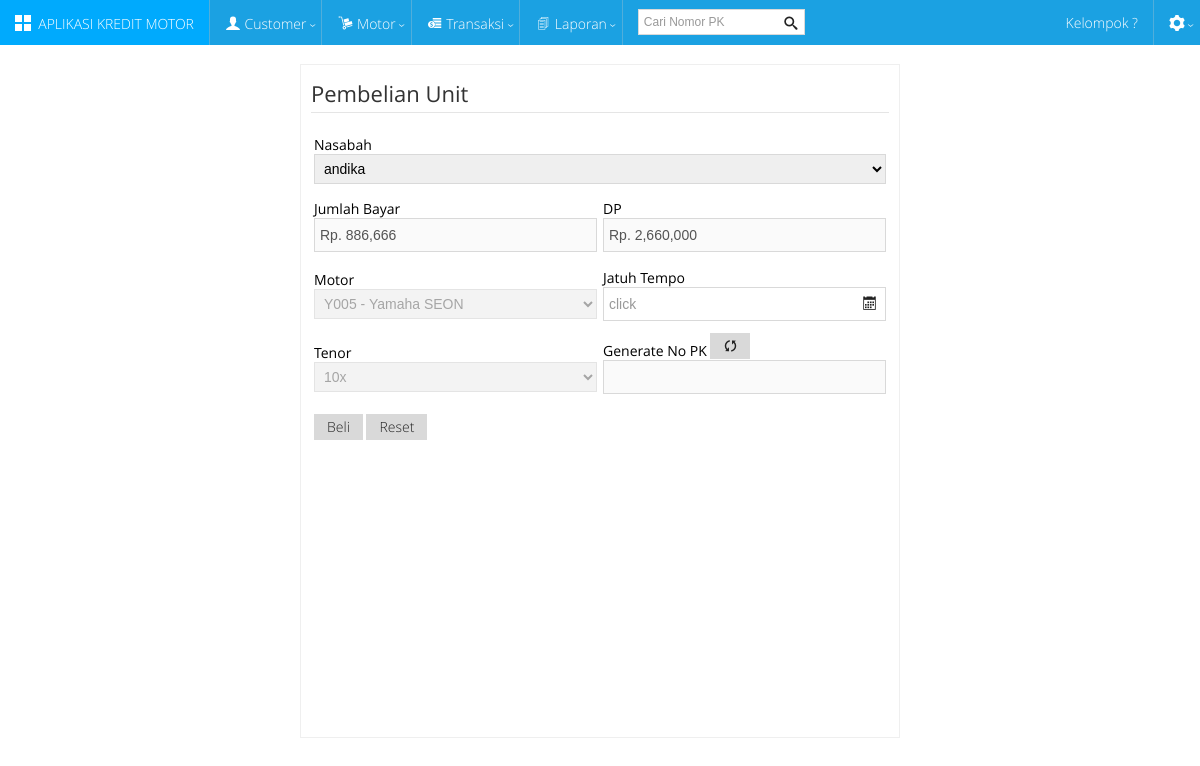
The app's page /?page=pembelian_unit&id_ang=23&tenor=4 with its own data.
### tables this page shows
CREATE TABLE `m_angsuran` (
  `KODE_ANGSUR` int(20) NOT NULL,
  `KODE_MOTOR` varchar(50) default NULL,
  `DP` int(20) default NULL,
  `BUNGA` int(20) default NULL,
  `10X` int(20) default NULL,
  `16X` int(20) default NULL,
  `22X` int(20) default NULL,
  `28X` int(20) default NULL,
  `36X` int(20) default NULL,
  `IS_ACTIVE` varchar(2) default NULL,
  PRIMARY KEY  (`KODE_ANGSUR`)
);

CREATE TABLE `m_motor` (
  `KODE_MOTOR` varchar(10) NOT NULL,
  `MEREK` varchar(50) default NULL,
  `TYPE` varchar(50) default NULL,
  `OTR` varchar(50) default NULL,
  `HARGA` int(20) default NULL,
  `TAHUN` varchar(50) default NULL,
  `IS_ACTIVE` varchar(2) default NULL,
  PRIMARY KEY  (`KODE_MOTOR`)
);

### form/pay_angsuran.php (the view, shortened to what this page needs)
<form action="system/proses_simpan.php" method="post">
  <table width="50%" border="0" align="center" cellpadding="10" cellspacing="3" style="border: solid 1px #efefef;">
    <tr>
      <td><fieldset>
      <legend>Pembelian Unit</legend>
      <?php
			$id_ang = $_GET['id_ang'];
			$tenor = $_GET['tenor'];
			if (!($query7 = mysql_query("SELECT * FROM M_ANGSURAN where kode_angsur = $id_ang "))) die("SQL Error");
			while($res7 = mysql_fetch_array($query7)) {
		?>
      <table width="100%" border="0" cellspacing="0" cellpadding="3">
        <tr>
          <td colspan="2"><lable>Nasabah</lable>
            <div class="input-control select" data-role="input-control">
            <select value="<?php echo $nasabah; ?>" name="nasabah" id="nasabah">
              <?php
				  	if (!($query = mysql_query("SELECT * FROM M_CUSTOMER ORDER BY nasabah"))) die("SQL Error");
					while($res = mysql_fetch_array($query)) {
						echo '<option value="'.$res[0].'">'.$res[1].'</option>';
					}
				  ?>
            </select>
          </div></td>
          </tr>
        <tr>
          <td width="50%">Jumlah Bayar
<div class="input-control text " data-role="input-control" >
            <input value="<?php echo "Rp. ".number_format($res7[$tenor]); ?>"  type="text"  disabled="disabled" />
          </div></td>
          <td width="50%">DP
            <div class="input-control text " data-role="input-control" >
            <input value="<?php echo "Rp. ".number_format($res7[2]); ?>"  type="text"  disabled="disabled" />
          </div></td>
          </tr>
        <tr>
          <td>
          	Motor
          	<div class="input-control select" data-role="input-control">
          	  <select value="<?php echo $motor; ?>"  disabled="disabled">
                <?php
				  	if (!($query = mysql_query("SELECT * FROM M_MOTOR ORDER BY merek"))) die("SQL Error");
					while($res = mysql_fetch_array($query)) {
					?>
                <option value="<?php echo $res[0];?>" selected="selected" <?php if ($res[0] == $res7[1]) { echo "selected='selected'";}?>><?php echo $res[0]." - ".$res[1]." ".$res[2];?></option>
                <?php
					}
				  ?>
              </select>
          	</div>            </td>
          <td><lable>Jatuh Tempo</lable>
            <div class="input-control text" data-role="datepicker"
        data-format="dd/mm/yyyy"
        data-position="top"
        data-effect="fade">
            <input name="jatuh_tempo" type="text" id="jatuh_tempo" placeholder="click">
            <button class="btn-date" type="button" tabindex="-1"></button>
            </div></td>
        </tr>
        <tr>
          <td><lable>Tenor</lable>
            <div class="input-control select" data-role="input-control">
          	<select disabled="disabled">
              <option value="10x" <?php if ($tenor == 4 ){ echo 'selected="selected"';}?>>10x</option>
            </select>
            </div></td>
          <td valign="top"><label>Generate No PK
          <button onclick="onClickGenerate()" type="button" style="margin-top: -13px; margin-left: 0px;"><span class="icon-cycle"></span></button> </label>
            <div class="input-control text " data-role="input-control" >
            <input value="<?php echo $no_pk; ?>" type="text" id="no_pk2" disabled="disabled" style="margin-top: -5px;" >
            </div></td>
        </tr>
        <tr>
          <td><input name="btn_beli" type="submit" id="btn_beli" value="Beli">
            <input name="Reset" type="reset" value="Reset"></td>
          <td>&nbsp;</td>
        </tr>
      </table>
      <?php } ?>
      <span class="input-control text">
      </span>
      <span class="input-control text">
      </span>
      <span class="input-control text">
      </span>
      <span class="input-control text">
      </span>
      <span class="input-control text ">
      </span>
      <span class="input-control text ">
      </span>
      </fieldset></td>
    </tr>
  </table>
</form>

### records on screen
m_angsuran: 10X "Rp. 886,666", DP "Rp. 2,660,000", KODE_MOTOR.KODE_MOTOR "Y005 - Yamaha SEON"

### other values on screen
form field nasabah "andika"
